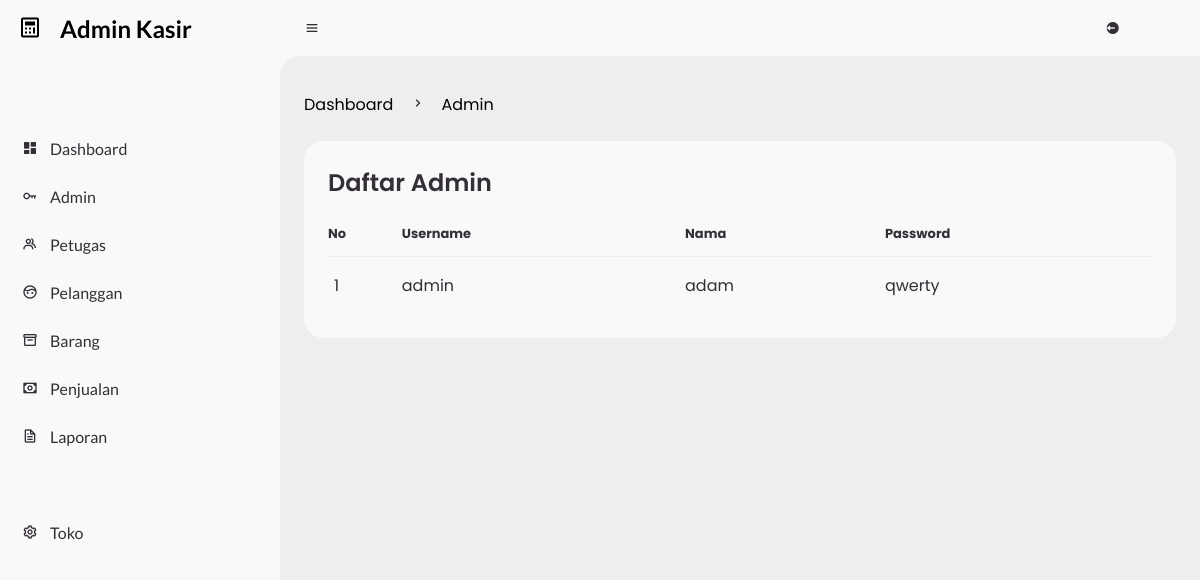
The app's page /admin/?page=r_admin (signed in), older data.
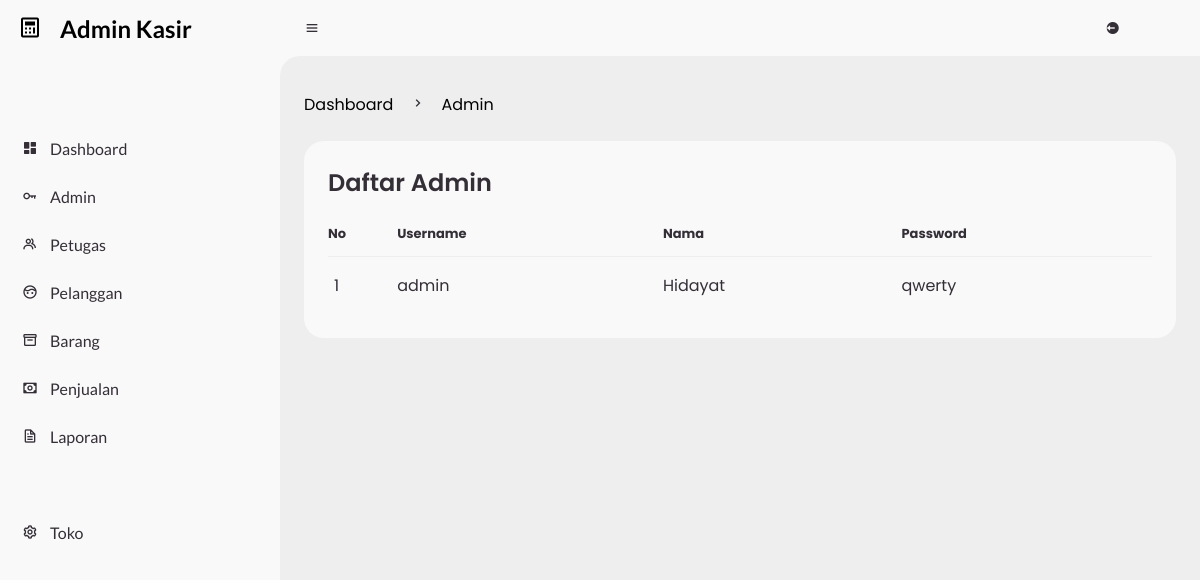
The same page, newer data.
### tables this page shows
CREATE TABLE `organisasi` (
  `id` int(11) NOT NULL,
  `username` varchar(50) NOT NULL,
  `nama` text NOT NULL,
  `password` varchar(15) NOT NULL,
  `level` varchar(20) NOT NULL
);

### admin/r_admin.php (the view)
<?php
require '../koneksi_database/koneksi.php';
function admin($query)
{
    global $koneksi;
    $result = mysqli_query($koneksi, $query);
    $rows = [];
    while ($row = mysqli_fetch_assoc($result)) {
        $rows[] = $row;
    }
    return $rows;
}
$hasil = admin("SELECT * FROM organisasi WHERE level='admin'");
?>
<main>
    <div class="head-title">
        <div class="left">
            <ul class="breadcrumb">
                <li>
                    <a href="?page=dashboard" class="active">Dashboard</a>
                </li>
                <li><i class='bx bx-chevron-right'></i></li>
                <li>
                    <a class="active" href="#">Admin</a>
                </li>
            </ul>
        </div>
    </div>
    <div class="table-data">
        <div class="order">
            <div class="head">
                <h3>Daftar Admin</h3>
            </div>
            <table>
                <thead>
                    <tr>
                        <th>No</th>
                        <th>Username</th>
                        <th>Nama</th>
                        <th>Password</th>
                    </tr>
                </thead>
                <tbody>
                    <?php $count = 1; ?>
                    <?php foreach ($hasil as $admin_all) : ?>
                        <tr>
                            <td><?php echo $count ?></td>
                            <td><?php echo $admin_all['username']; ?></td>
                            <td><?php echo $admin_all['nama']; ?></td>
                            <td><?php echo $admin_all['password']; ?></td>
                        </tr>
                        <?php $count++; ?>
                    <?php endforeach; ?>
                </tbody>
            </table>
        </div>
    </div>
</main>

Row changes from the older to the newer data that the page shows:
changed organisasi "admin": nama "adam" → "Hidayat"
